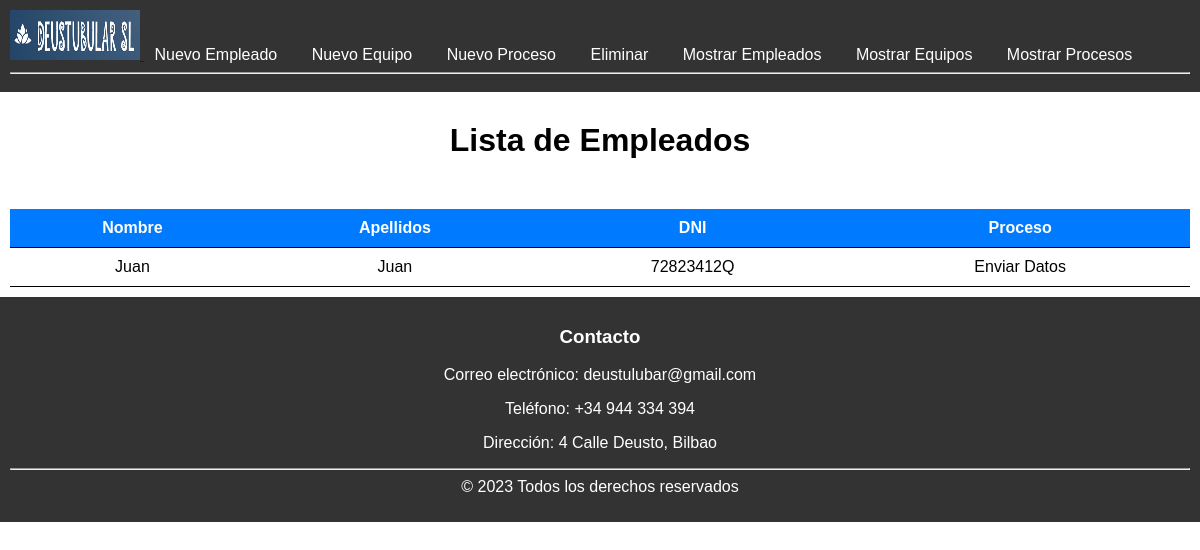
The page /1 on the database its author committed.
### DeustubularSL_app/models.py (models this page shows, shortened)
class empleado (models.Model):
    nombre = models.CharField(max_length = 150)
    apellidos = models.CharField(max_length = 150)
    DNI = models.CharField(max_length = 150)
    email = models.CharField(max_length = 150)
    telfono = models.IntegerField(max_length=9,default=0)
    FKidProcesp = models.ForeignKey (proceso, on_delete = models.CASCADE)

class proceso (models.Model):
    nombre = models.CharField(max_length = 150)
    ordenFabricacion = models.IntegerField(default=0)
    codigoProceso = models.IntegerField(default=0)
    referencia = models.CharField(max_length=150)
    fechaIni = models.DateTimeField(default=datetime.datetime.today)
    fechaFin = models.DateTimeField(default=datetime.datetime.today)
    FKidEquipo = models.ForeignKey (equipo, on_delete = models.CASCADE)
    def __str__(self):
        return self.nombre

### DeustubularSL_app/views.py (the view)
# urls.py: path('1', views.listar_empleados, name='listar_empleados'),
def listar_empleados(request):
    empleados =  empleado.objects.all().order_by('FKidProcesp')
    context = {'empleados': empleados}
    return render(request, 'DeustubularSL_app/empleado_mostrar.html', context)

### DeustubularSL_app/templates/DeustubularSL_app/empleado_mostrar.html (shortened to what this page needs)
{% extends "base.html" %}
{% block contenido %}
<h1>Lista de Empleados</h1>
<table>
    <thead>
      <tr>
        <th>Nombre</th>
        <th>Apellidos</th>
        <th>DNI</th>
        <th>Proceso</th>
      </tr>
    </thead>
    <tbody>
      {% for empleado in empleados %}
      <tr>
        <td><a href="{% url 'detalle_empleado' empleado.id %}">{{ empleado.nombre }}</a></td>
        <td>{{ empleado.apellidos }}</td>
        <td>{{ empleado.DNI }}</td>
        <td>{{ empleado.FKidProcesp }}</td>
      </tr>
      {% endfor %}
    </tbody>
  </table>
  {% endblock %}

### DeustubularSL_app/static/style.css (style rules this page uses)
body { font-family: Arial, sans-serif; margin: 0; padding: 0; }
h1 { margin-top: 20px; text-align: center; margin-bottom: 25px; }
table { border-collapse: collapse; width: 100%; margin-top: 50px; }
th, td { padding: 10px; text-align: center; border-bottom: 1px solid #000000; }
td a { color: #000000; text-decoration: none; padding: 10px; }
th { background-color: #007bff; color: #fffefe; }

### rows shown on the page
empleado: nombre "Juan", apellidos "Juan", DNI "72823412Q", FKidProcesp "Enviar Datos"
